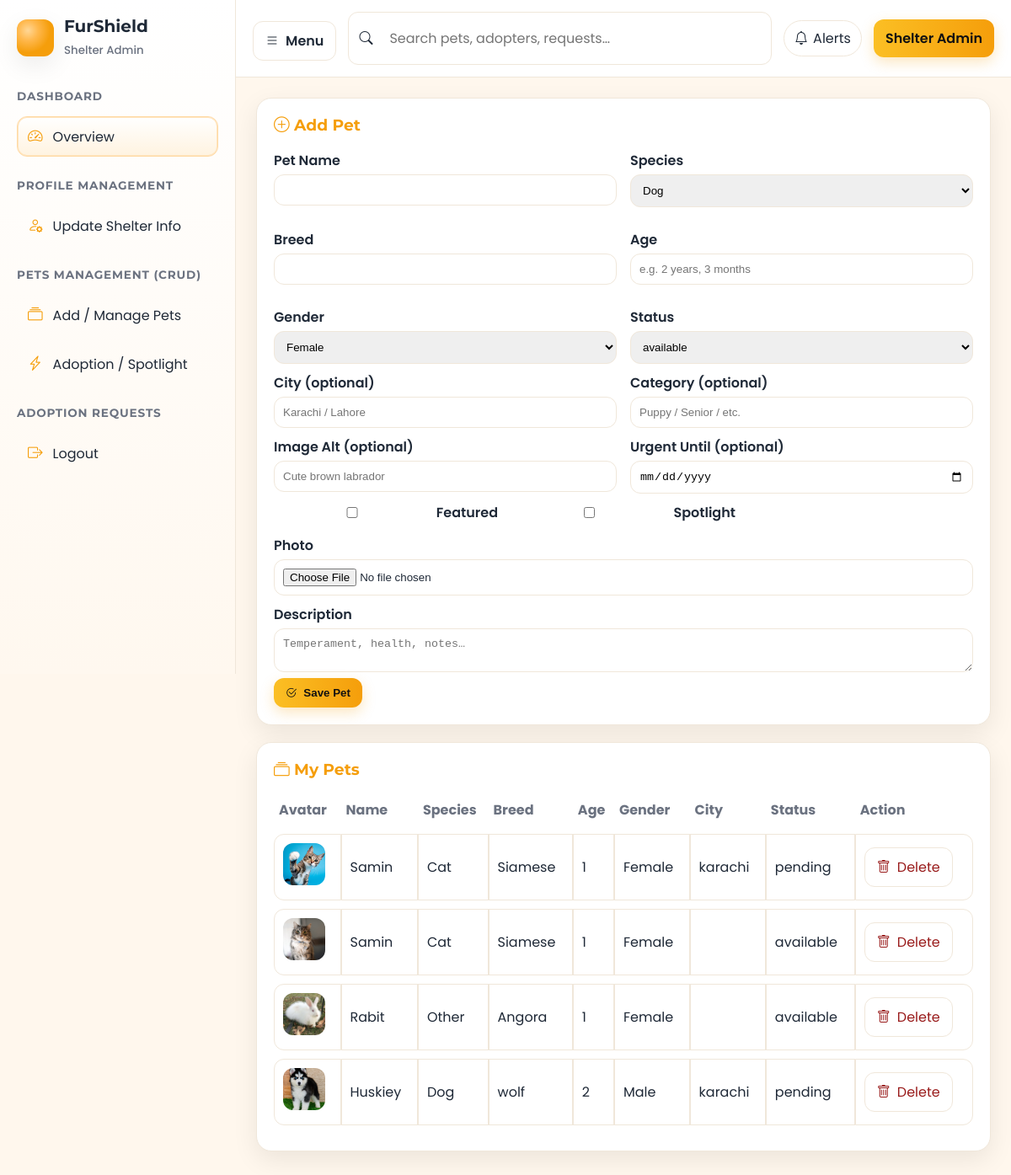
/shelters/addproduct.php (signed in), run on the app's committed database.
### tables this page shows
CREATE TABLE `addoption` (
  `id` int(11) NOT NULL,
  `created_by` int(11) NOT NULL,
  `shelter_id` int(11) NOT NULL,
  `name` varchar(100) NOT NULL,
  `species` varchar(50) NOT NULL,
  `breed` varchar(100) DEFAULT NULL,
  `age` varchar(50) DEFAULT NULL,
  `gender` enum('Male','Female') DEFAULT NULL,
  `avatar` varchar(255) DEFAULT NULL,
  `image` varchar(255) DEFAULT NULL,
  `category` varchar(100) DEFAULT NULL,
  `image_alt` varchar(150) DEFAULT NULL,
  `description` text DEFAULT NULL,
  `featured` tinyint(1) DEFAULT 0,
  `urgent_until` date DEFAULT NULL,
  `spotlight` tinyint(1) DEFAULT 0,
  `status` enum('available','pending','adopted') DEFAULT 'available',
  `hold_until` datetime DEFAULT NULL,
  `city` varchar(100) DEFAULT NULL,
  `created_at` timestamp NOT NULL DEFAULT current_timestamp(),
  `updated_at` timestamp NOT NULL DEFAULT current_timestamp() ON UPDATE current_timestamp()
);

### shelters/addproduct.php (the view, shortened to what this page needs)
<?php
require_once __DIR__ . "/db.php";
$shelterId = (int)$_SESSION['user']['id'];
$stmt = $conn->prepare("SELECT id,name,species,breed,age,gender,avatar,status,city
                        FROM addoption WHERE shelter_id=? ORDER BY created_at DESC");
$stmt->bind_param("i", $shelterId);
$stmt->execute();
$pets = $stmt->get_result()->fetch_all(MYSQLI_ASSOC);
function e($s){ return htmlspecialchars((string)$s, ENT_QUOTES, 'UTF-8'); }
?>
<!DOCTYPE html>
<html lang="en">
<head>
  <link href="https://cdn.jsdelivr.net/npm/bootstrap-icons@1.11.3/font/bootstrap-icons.min.css" rel="stylesheet"/>
</head>
<body>
  <div class="app">
    <?php include("head.php"); ?>
    <?php include("sidebar.php"); ?>
    <main class="wrap">
      <section class="card">
        <h3><i class="bi bi-plus-circle"></i> Add Pet</h3>
        <form method="post" enctype="multipart/form-data">
          <div class="row2">
            <div><label>Pet Name</label><input type="text" name="name" required></div>
            <div>
              <label>Species</label>
              <select name="species" required>
                <option>Dog</option><option>Cat</option><option>Bird</option><option>Other</option>
              </select>
            </div>
            <div><label>Breed</label><input type="text" name="breed"></div>
            <div><label>Age</label><input type="text" name="age" placeholder="e.g. 2 years, 3 months"></div>
            <div>
              <label>Gender</label>
              <select name="gender"><option>Female</option><option>Male</option></select>
            </div>
            <div>
              <label>Status</label>
              <select name="status">
                <option value="available">available</option>
              </select>
            </div>
          </div>
          <div class="row2">
            <div><label>City (optional)</label><input type="text" name="city" placeholder="Karachi / Lahore"></div>
            <div><label>Category (optional)</label><input type="text" name="category" placeholder="Puppy / Senior / etc."></div>
          </div>
          <div class="row2">
            <div><label>Image Alt (optional)</label><input type="text" name="image_alt" placeholder="Cute brown labrador"></div>
            <div><label>Urgent Until (optional)</label><input type="date" name="urgent_until"></div>
          </div>
          <div class="row3">
            <label style="display:flex;align-items:center;gap:8px"><input type="checkbox" name="featured" value="1"> Featured</label>
            <label style="display:flex;align-items:center;gap:8px"><input type="checkbox" name="spotlight" value="1"> Spotlight</label>
          </div>
          <label>Photo</label>
          <input type="file" name="avatar" accept=".jpg,.jpeg,.png,.webp,.gif">
          <label>Description</label>
          <textarea name="description" placeholder="Temperament, health, notes…"></textarea>
          <button type="submit" class="btn btn-primary"><i class="bi bi-check2-circle"></i> Save Pet</button>
        </form>
      </section>
      <section class="card">
        <h3><i class="bi bi-collection"></i> My Pets</h3>
        <table>
          <thead>
            <tr>
              <th>Avatar</th><th>Name</th><th>Species</th><th>Breed</th><th>Age</th><th>Gender</th><th>City</th><th>Status</th><th>Action</th>
            </tr>
          </thead>
          <tbody>
            <?php foreach($pets as $p): ?>
              <tr>
                <td><?php if($p['avatar']): ?><img class="thumb" src="../uploads/pets/<?=e($p['avatar'])?>" alt=""><?php endif; ?></td>
                <td><?=e($p['name'])?></td>
                <td><?=e($p['species'])?></td>
                <td><?=e($p['breed'])?></td>
                <td><?=e($p['age'])?></td>
                <td><?=e($p['gender'])?></td>
                <td><?=e($p['city'] ?? '')?></td>
                <td><?=e($p['status'])?></td>
                <td>
                  <a href="?delete=<?=$p['id']?>" class="btn btn-danger" onclick="return confirm('Delete this pet?')">
                    <i class="bi bi-trash"></i> Delete
                  </a>
                </td>
              </tr>
            <?php endforeach; ?>
          </tbody>
        </table>
      </section>
    </main>
  </div>
</body>
</html>

### shelters/addproduct.php (style rules this page uses)
:root { --ring:#f0e7da;--shadow:0 10px 30px rgba(0,0,0,.08);--primary:#F59E0B }
.card { background:#fff;border:1px solid var(--ring);border-radius:18px;box-shadow:var(--shadow);padding:20px;margin-bottom:20px }
h3 { font-family:Montserrat, Poppins, sans-serif;margin-top:0;color:#F59E0B }
label { font-weight:600;display:block;margin:10px 0 4px }
input,select,textarea { width:100%;padding:10px;border:1px solid var(--ring);border-radius:12px }
button { padding:10px 16px;border-radius:12px;border:0;cursor:pointer }
.btn { display:inline-flex;align-items:center;gap:6px }
.btn-primary { background:linear-gradient(90deg,#fbbf24,#f59e0b);color:#111;font-weight:600 }
.btn-danger { background:#fff0f0;color:#991b1b;border:1px solid #fecaca }
table { width:100%;border-collapse:separate;border-spacing:0 10px }
th { color:#6B7280;text-align:left;padding:6px }
td { background:#fff;border:1px solid var(--ring);padding:10px;vertical-align:middle }
tr td:first-child { border-radius:12px 0 0 12px }
tr td:last-child { border-radius:0 12px 12px 0 }
.row2 { display:grid;grid-template-columns:repeat(2,1fr);gap:16px }
.row3 { display:grid;grid-template-columns:repeat(3,1fr);gap:16px }
img.thumb { width:50px;height:50px;border-radius:12px;object-fit:cover }

### shelters/head.php (style rules this page uses)
:root { --primary:#F59E0B; --accent:#EF4444; --bg:#FFF7ED; --text:#1F2937; --muted:#6B7280; --card:#FFFFFF; --ring:#f0e7da; --radius:18px; --shadow:0 10px 30px rgba(0,0,0,.08); }
* { box-sizing:border-box }
html,body { height:100% }
body { margin:0;background:var(--bg);color:var(--text);font-family:Poppins,system-ui,-apple-system,Segoe UI,Roboto,sans-serif }
h1,h2,h3,h4,h5,h6 { font-family:Montserrat, Poppins, sans-serif;margin:0 0 .5rem }
a { text-decoration:none;color:inherit }
.app { min-height:100vh;display:grid;grid-template-columns:280px 1fr;grid-template-rows:auto 1fr }
main { grid-column:2;padding:24px }
.btn { display:inline-flex;align-items:center;gap:8px;border-radius:12px;border:1px solid var(--ring);padding:10px 14px;background:#fff }
.btn-primary { border:0;background:linear-gradient(90deg,#fbbf24,#f59e0b);color:#111;box-shadow:0 6px 16px rgba(245,158,11,.25) }

### shelters/sidebar.php (style rules this page uses)
:root { --primary:#F59E0B; --accent:#EF4444; --bg:#FFF7ED; --text:#1F2937; --muted:#6B7280; --card:#FFFFFF; --ring:#f0e7da; --radius:18px; --shadow:0 10px 30px rgba(0,0,0,.08); }
* { box-sizing:border-box }
html,body { height:100% }
body { margin:0;background:var(--bg);color:var(--text);font-family:Poppins,system-ui,-apple-system,Segoe UI,Roboto,sans-serif }
h1,h2,h3,h4,h5,h6 { font-family:Montserrat,Poppins,sans-serif;margin:0 0 .5rem }
a { text-decoration:none;color:inherit }
.app { min-height:100vh;display:grid;grid-template-columns:280px 1fr;grid-template-rows:auto 1fr }

### data on the page
addoption: avatar (picture), name "Samin", species "Cat", breed "Siamese", age "1", gender "Female", city "karachi", status "pending"
addoption: avatar (picture), name "Samin", species "Cat", breed "Siamese", age "1", gender "Female", status "available"
addoption: avatar (picture), name "Rabit", species "Other", breed "Angora", age "1", gender "Female", status "available"
addoption: avatar (picture), name "Huskiey", species "Dog", breed "wolf", age "2", gender "Male", city "karachi", status "pending"
